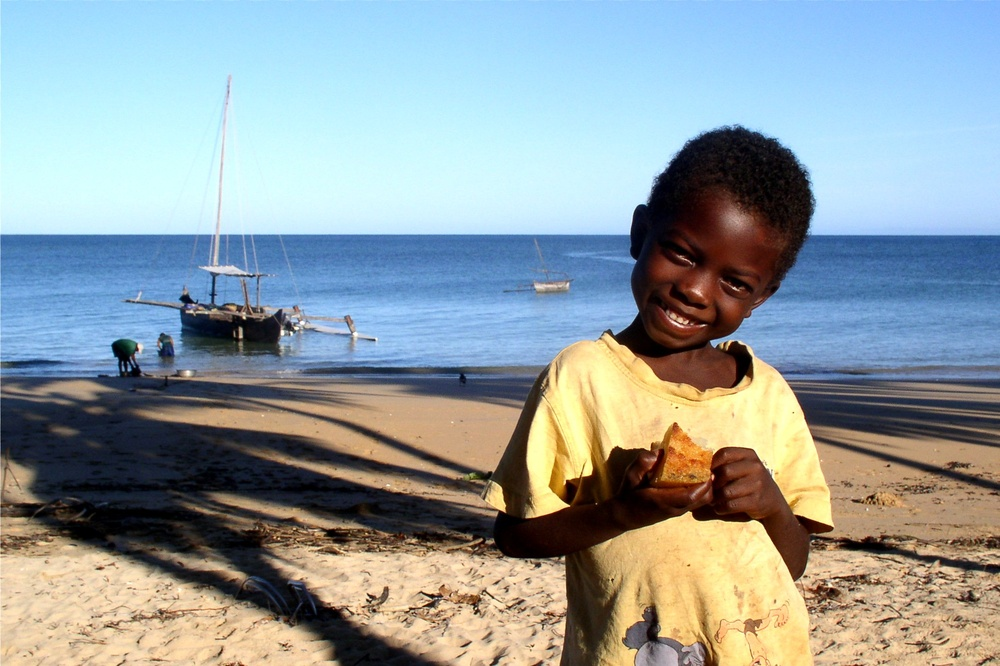
#> input picture Python aplikacija/example.jpeg, 1000 x 666 px, shrunk from 2059 x 1372 before the run
$ python prewitt.py example.jpeg 100
#> lines starting #> are read from the running program, lines starting #| are printed output that depends on the picture; after the words box and inside, x2 and y2 are one past the last pixel; in counts of white or black regions, pixels touching at a corner belong together
import sys
import os
import cv2
import numpy as np
from matplotlib import pyplot as plt


# Spravuvanje so argumentite
imagePath = sys.argv[1]

if not os.path.isfile(imagePath):
	raise ValueError('File not found')

image = cv2.imread(imagePath, 0)
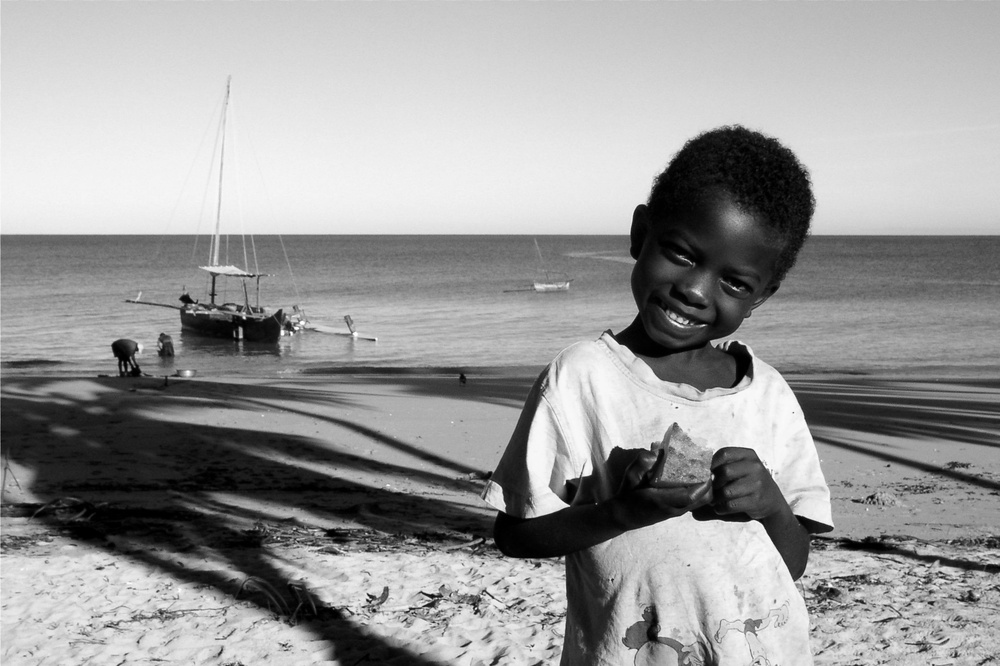
#> image: shape (666, 1000); min 0, max 255, mean 154.8
threshold = int(sys.argv[2])

# Definicija na operatorot
prewitt_x = np.array([ [-1, 0, 1], [-1, 0, 1], [-1, 0, 1] ], dtype='float32')
prewitt_y = np.array([ [-1, -1, -1], [0, 0, 0], [1, 1, 1] ], dtype='float32')

# Konvolucija vo nasoka na x- oskata
filtered_image_x = cv2.filter2D(image, -1, prewitt_x)
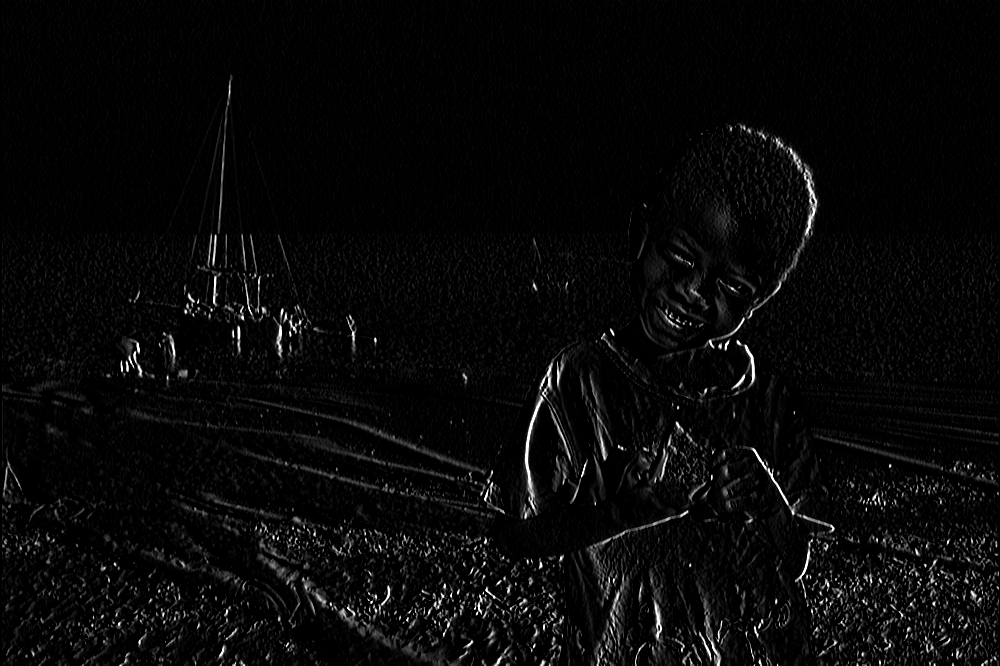
#> filtered_image_x: shape (666, 1000); min 0, max 255, mean 8.5
filtered_image_x = abs(filtered_image_x)
filtered_image_x = filtered_image_x / np.amax(filtered_image_x[:])

# Konvolucija vo nasoka na y- oskata
filtered_image_y = cv2.filter2D(image, -1, prewitt_y)
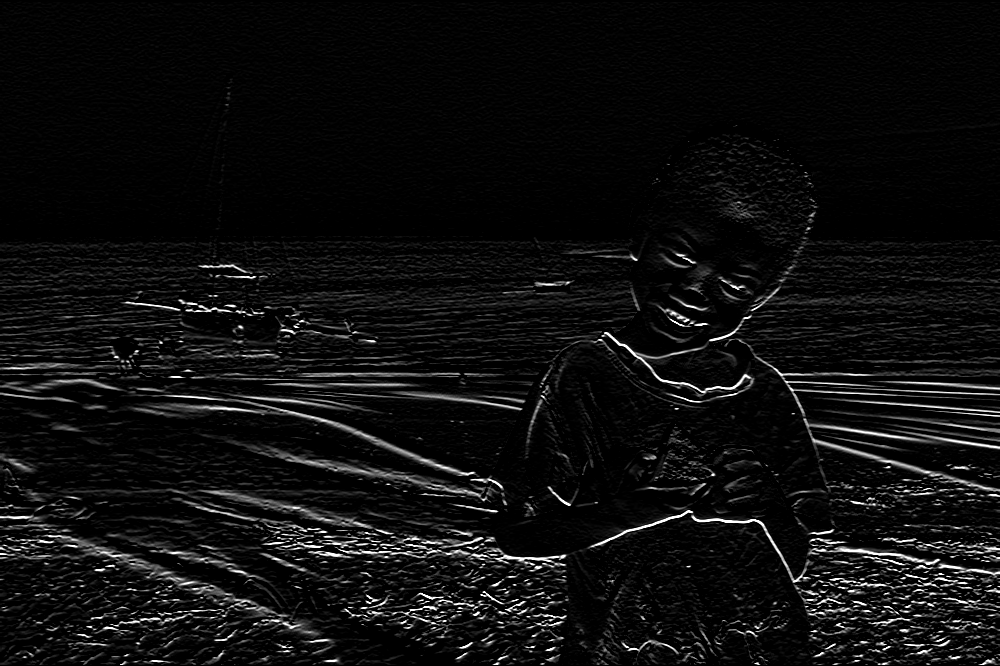
#> filtered_image_y: shape (666, 1000); min 0, max 255, mean 14.2
filtered_image_y = abs(filtered_image_y)
filtered_image_y = filtered_image_y / np.amax(filtered_image_y[:])

# Presmetuvanje na magnitudata
magnitude = cv2.add(np.power(filtered_image_x, 2), np.power(filtered_image_y, 2))
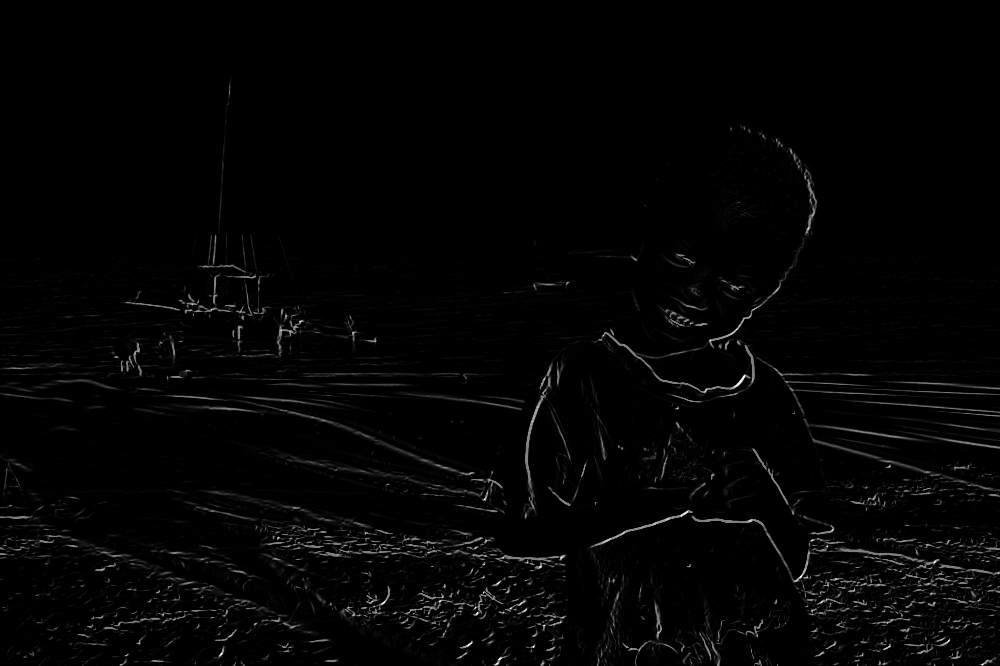
#> magnitude: shape (666, 1000) float64; min 0, max 2, mean 0.0331; drawn with min black and max white

# Postavuvanje prag
_, out = cv2.threshold(magnitude, float(threshold) / 255, 255, cv2.THRESH_BINARY)
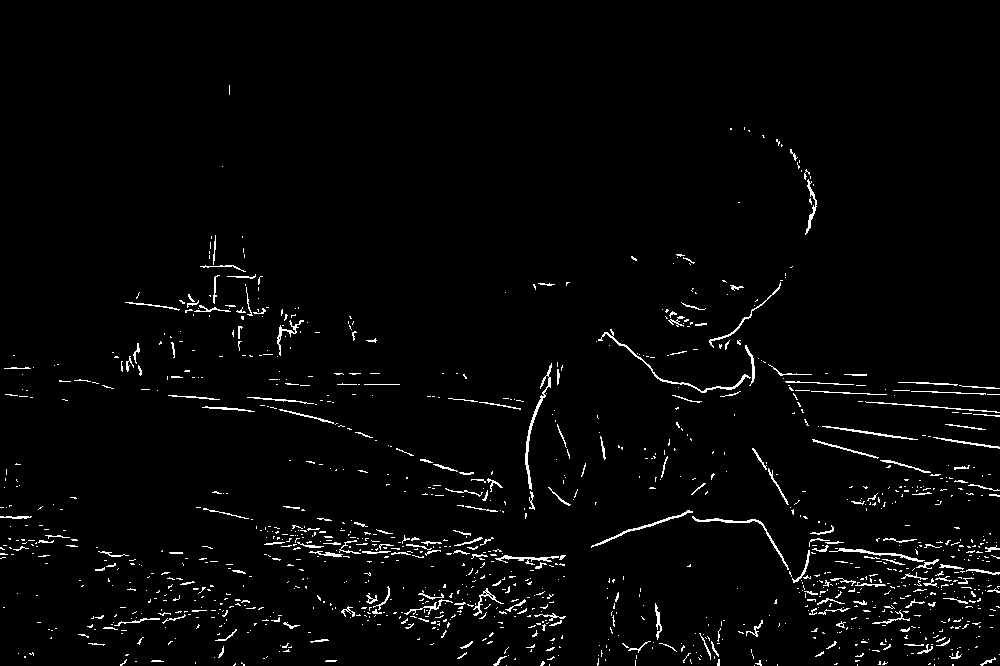
#> out: shape (666, 1000) float64; 2.5% white in thin lines or dots, all inside (x1, y1, x2, y2) = (0, 85, 1000, 666)

# Prikaz na rezultat
plt.title('Prewitt operator, threshold = ' + str(threshold))
plt.imshow(out, cmap='gray')
plt.show()
